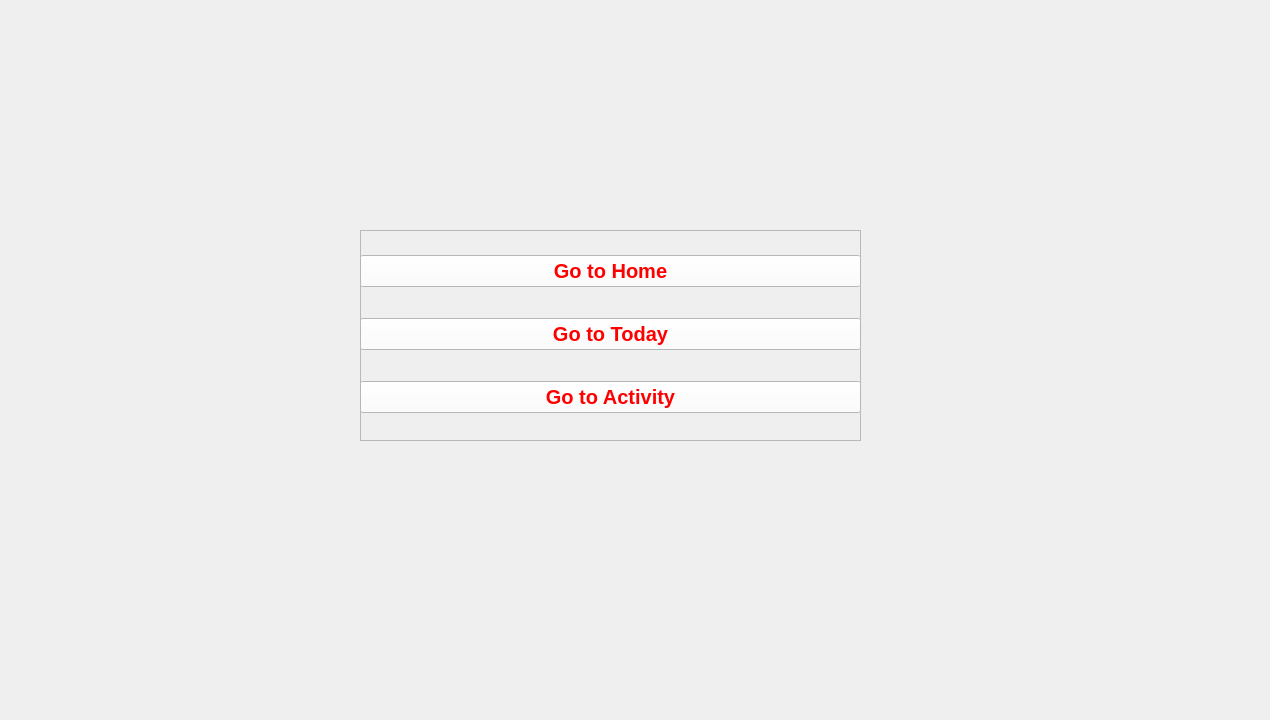
       <widget class="QWidget" name="tab_9">
        <attribute name="icon">
         <iconset>
          <normaloff>../../images/211817_search_strong_icon.png</normaloff>../../images/211817_search_strong_icon.png</iconset>
        </attribute>
        <attribute name="title">
         <string>Search</string>
        </attribute>
        <widget class="QWidget" name="widget_5" native="true">
         <property name="geometry">
          <rect>
           <x>-10</x>
           <y>0</y>
           <width>1261</width>
           <height>711</height>
          </rect>
         </property>
         <property name="styleSheet">
          <string notr="true">background: qlineargradient(spread:pad, x1:0, y1:0, x2:1, y2:0,
                            stop:0 #e0eafc, stop:1 #cfdef3);</string>
         </property>
         <widget class="QFrame" name="frame_3">
          <property name="geometry">
           <rect>
            <x>370</x>
            <y>230</y>
            <width>501</width>
            <height>211</height>
           </rect>
          </property>
          <property name="minimumSize">
           <size>
            <width>0</width>
            <height>40</height>
           </size>
          </property>
          <property name="frameShape">
           <enum>QFrame::StyledPanel</enum>
          </property>
          <property name="frameShadow">
           <enum>QFrame::Raised</enum>
          </property>
          <widget class="QWidget" name="layoutWidget">
           <property name="geometry">
            <rect>
             <x>0</x>
             <y>0</y>
             <width>501</width>
             <height>211</height>
            </rect>
           </property>
           <layout class="QVBoxLayout" name="verticalLayout">
            <item>
             <widget class="QPushButton" name="pushButtonHome">
              <property name="font">
               <font>
                <pointsize>15</pointsize>
                <weight>75</weight>
                <bold>true</bold>
               </font>
              </property>
              <property name="styleSheet">
               <string notr="true">color: rgb(255, 0, 0);
background-color: rgb(255, 255, 255);</string>
              </property>
              <property name="text">
               <string>Go to Home</string>
              </property>
              <property name="icon">
               <iconset>
                <normaloff>../../Image/care_6595947.png</normaloff>../../Image/care_6595947.png</iconset>
              </property>
             </widget>
            </item>
            <item>
             <widget class="QPushButton" name="pushButtonToday">
              <property name="font">
               <font>
                <pointsize>15</pointsize>
                <weight>75</weight>
                <bold>true</bold>
               </font>
              </property>
              <property name="styleSheet">
               <string notr="true">color: rgb(255, 0, 0);
background-color: rgb(255, 255, 255);</string>
              </property>
              <property name="text">
               <string>Go to Today</string>
              </property>
              <property name="icon">
               <iconset>
                <normaloff>../../Image/calendar_2773319.png</normaloff>../../Image/calendar_2773319.png</iconset>
              </property>
             </widget>
            </item>
            <item>
             <widget class="QPushButton" name="pushButtonActivity">
              <property name="font">
               <font>
                <pointsize>15</pointsize>
                <weight>75</weight>
                <bold>true</bold>
               </font>
              </property>
              <property name="styleSheet">
               <string notr="true">color: rgb(255, 0, 0);
background-color: rgb(255, 255, 255);</string>
              </property>
              <property name="text">
               <string>Go to Activity</string>
              </property>
              <property name="icon">
               <iconset>
                <normaloff>../../Image/notification_3602175.png</normaloff>../../Image/notification_3602175.png</iconset>
              </property>
             </widget>
            </item>
           </layout>
          </widget>
         </widget>
        </widget>
       </widget>
